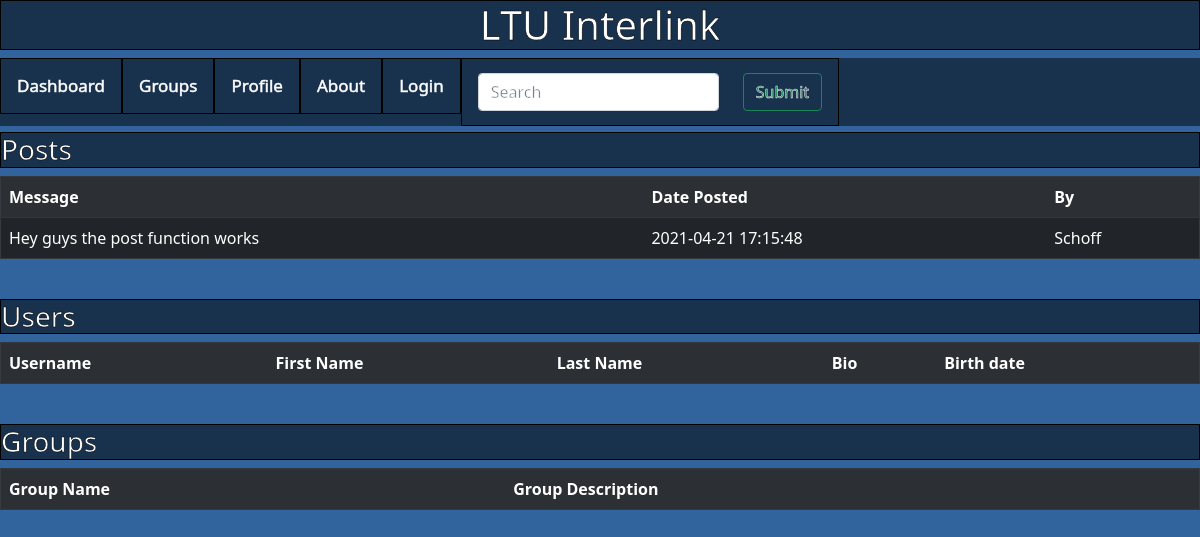
Page /SearchAction.php?input=Hey guys the post function works on the committed database.
### tables this page shows
CREATE TABLE IF NOT EXISTS `post` (
  `postid` int NOT NULL AUTO_INCREMENT,
  `message` varchar(256) NOT NULL,
  `dateposted` datetime NOT NULL DEFAULT CURRENT_TIMESTAMP,
  `file` varchar(32) DEFAULT NULL,
  `userid` int NOT NULL,
  PRIMARY KEY (`postid`),
  KEY `userid` (`userid`)
);

CREATE TABLE IF NOT EXISTS `user` (
  `userid` int NOT NULL AUTO_INCREMENT,
  `nickname` varchar(32) NOT NULL,
  `password` varchar(32) NOT NULL,
  `email` varchar(32) NOT NULL,
  `profilepicture` varchar(32) DEFAULT NULL,
  `bio` varchar(128) DEFAULT NULL,
  `fname` varchar(32) DEFAULT NULL,
  `lname` varchar(32) DEFAULT NULL,
  `dob` date DEFAULT NULL,
  PRIMARY KEY (`userid`)
);

### SearchAction.php (the view, shortened to what this page needs)
<?php
include 'Connection.php';
$search = $_REQUEST['input'];
$sql = " SELECT post.message, post.dateposted, user.nickname FROM post LEFT JOIN user ON post.userid = user.userid WHERE message LIKE '%$search%';";
$result = $conn->query($sql);
if (isset($_SESSION["user"]) && !empty($_SESSION["user"])){
	echo "<!doctype html>
	<html>
	<head>
	<meta charset='utf-8'>
	<title>LTU Interlink</title>
		<link href='//maxcdn.bootstrapcdn.com/bootstrap/4.1.1/css/bootstrap.min.css' rel='stylesheet' id='bootstrap-css'>
		<link href='https://cdn.jsdelivr.net/npm/bootstrap@5.0.0-beta3/dist/css/bootstrap.min.css' rel='stylesheet'>
		<link href = 'Style.css' rel = 'stylesheet'>
	</head>
	<body>
		<h1 class = 'header'>LTU Interlink</h1>
		<div class='topnav'>
			<a class='dash' href='Dashboard.php'>Dashboard</a>
			<a class='dash' href='CreateGroup.php'>Groups</a>
			<a class='dash' href='Profile.html'>Profile</a>
			<a class='dash' href='About.php'>About</a>
			<a class='dash' href='Logout.php'>Logout</a>
			<a style = 'width'>
				<form class='dash' action = 'SearchAction.php'>
					<input class='form-control me-2'  id = 'input' name = 'input' type='text' placeholder='Search' aria-label='Search' style = 'width: 70%; float: left'>
					<input class='btn btn-outline-success' type='submit' style='float: right'>
				</form>
			</a>
		</div>
	</body>
	</html>";
	}
else{
	echo "<!doctype html>
	<html>
	<head>
	<meta charset='utf-8'>
	<title>LTU Interlink</title>
		<link href='//maxcdn.bootstrapcdn.com/bootstrap/4.1.1/css/bootstrap.min.css' rel='stylesheet' id='bootstrap-css'>
		<link href='https://cdn.jsdelivr.net/npm/bootstrap@5.0.0-beta3/dist/css/bootstrap.min.css' rel='stylesheet'>
		<link href = 'Style.css' rel = 'stylesheet'>
	</head>
	<body>
		<h1 class = 'header'>LTU Interlink</h1>
		<div class='topnav'>
			<a class='dash' href='Dashboard.php'>Dashboard</a>
			<a class='dash' href='CreateGroup.php'>Groups</a>
			<a class='dash' href='Profile.html'>Profile</a>
			<a class='dash' href='About.php'>About</a>
			<a class='dash' href='Login.php'>Login</a>
			<a style = 'width'>
				<form class='dash' action = 'SearchAction.php'>
					<input class='form-control me-2'  id = 'input' name = 'input' type='text' placeholder='Search' aria-label='Search' style = 'width: 70%; float: left'>
					<input class='btn btn-outline-success' type='submit' style='float: right'>
				</form>
			</a>
		</div>
	</body>
	</html>";
	}
echo "<h3>Posts</h3>";
echo "<table class='table table-dark table-striped'>";
echo "<tr><th>Message</th><th>Date Posted</th><th>By</th></tr>";
while ($row = mysqli_fetch_array($result, MYSQLI_ASSOC)){
	echo "<tr><td>";
	echo $row['message'];
	echo "</td><td>";
	echo $row['dateposted'];
	echo "</td><td>";
	echo $row['nickname'];
	echo "</td></tr>";
}
echo "</table><br>";
echo "<h3>Users</h3>";
echo "<table class='table table-dark table-striped'>";
echo "<tr><th>Username</th><th>First Name</th><th>Last Name</th><th>Bio</th><th>Birth date</th></tr>";
echo "</table><br>";
echo "<h3>Groups</h3>";
echo "<table class='table table-dark table-striped'>";
echo "<tr><th>Group Name</th><th>Group Description</th></tr>";
echo "</table>";
?>

### Style.css (style rules this page uses)
body { background-color: #31639C; width: 100%; height: 100%; }
.header { background-color: rgba(0, 0, 0, 0.5); color: white; text-align: center; border: 1px solid black; -webkit-text-stroke: .5px black; }
h3 { background-color: rgba(0, 0, 0, 0.5); color: white; text-align: left; border: 1px solid black; -webkit-text-stroke: .5px black; }
.topnav { align-items: center; background-color: rgba(0, 0, 0, 0.5); overflow: hidden; display: inline-block; width: 100%; -webkit-text-stroke: .5px white; font-weight: 500; }
.topnav a { float: left; color: white; text-align: center; padding: 14px 16px; text-decoration: none; font-size: 17px; border: 1px solid black }
form { color: white; }
table { border: .75px solid black; background-color: rgba(0, 0, 0, 0.5); color: white; }
th { border-bottom: 1px solid black; }
td { height: 70%; }

### rows in the picture
post: message "Hey guys the post function works", dateposted "2021-04-21 17:15:48", userid.nickname "Schoff"
